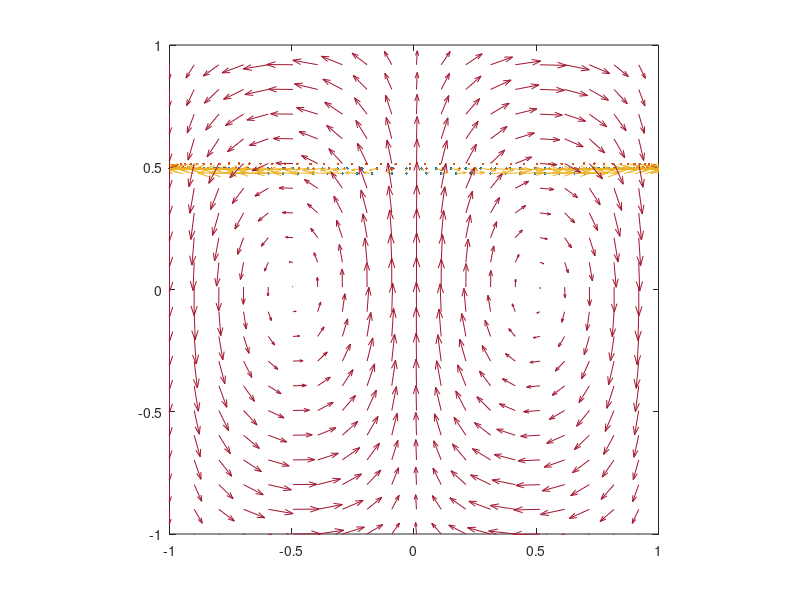
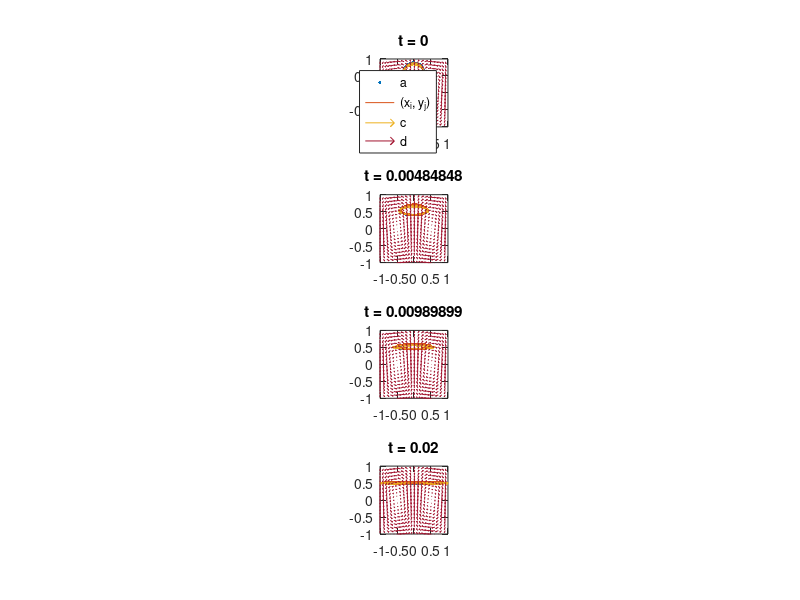

Write the MATLAB code that produced these figures, in order.
clear all;clc;
global n xc yc r
%% Definitions
n = 100;
xc = 0;
yc = 0.6;
r = 0.3;
L = 2;
dx = L/(n-1);
grid = -L/2:dx:L/2;
[x,y] = meshgrid(grid,grid);
c = 1;
dt = 0.01*dx/c;
tfinal = 1.6;
%% Velocity Field
u=-cos(pi*(x+0.5)).*sin(3*pi/8*y);
v=sin(pi*(x+0.5)).*cos(3*pi/8*y);
%% Boundary Conditions
ip = [2:n,1];
jp = ip;
im = [n,1:n-1];
jm = im;
xv = grid;
yv = grid;
%% Velocity at point (a,b)
a = 10;
b = 12;
ix = find(xv<=a,1,'last');
jx = find(yv<=b,1,'last');
uab = ...
    1/((xv(ip(ix))-xv(ix))*(yv(jp(jx))-yv(jx)))*...
    (u(ix,jx)*(xv(ip(ix))-a)*(yv(jp(jx))-b) + ...
    u(ip(ix),jx)* (a-xv(ix)) * (yv(jp(jx)) - b) + ...
    u(ix,jp(jx))*(xv(ip(ix))-a)*(b-yv(jx)) + ...
    u(ip(ix),jp(jx))*(a-xv(ix))*(b-yv(jx)));
vab = ...
    1/((xv(ip(ix))-xv(ix))*(yv(jp(jx))-yv(jx)))*...
    (v(ix,jx)*(xv(ip(ix))-a)*(yv(jp(jx))-b) + ...
    v(ip(ix),jx)* (a-xv(ix)) * (yv(jp(jx)) - b) + ...
    v(ix,jp(jx))*(xv(ip(ix))-a)*(b-yv(jx)) + ...
    v(ip(ix),jp(jx))*(a-xv(ix))*(b-yv(jx)));
%% Define x and y on T
theta = 0 : 2*pi/(n-1) : 2*pi;
xT = r.*cos(theta) + xc;
yT = r.*sin(theta) + yc;
xplot(:,1) = xT;
yplot(:,1) = yT;
%% Advection
q = 1:n/20:n;
xq = x(q,q);
yq = y(q,q);
uq =  u(q,q);
vq =  v(q,q);
for t = 1:114
    for istep = 1:n
        ix = find(xv<=xT(istep),1,'last');
        jx = find(yv<=yT(istep),1,'last');
        uab = ...
            1/((xv(ip(ix))-xv(ix))*(yv(jp(jx))-yv(jx)))*...
            (u(ix,jx)*(xv(ip(ix))-xT(istep))*(yv(jp(jx))-yT(istep)) + ...
            u(ip(ix),jx)* (xT(istep)-xv(ix)) * (yv(jp(jx)) - yT(istep)) + ...
            u(ix,jp(jx))*(xv(ip(ix))-xT(istep))*(yT(istep)-yv(jx)) + ...
            u(ip(ix),jp(jx))*(xT(istep)-xv(ix))*(yT(istep)-yv(jx)));
        vab = ...
            1/((xv(ip(ix))-xv(ix))*(yv(jp(jx))-yv(jx)))*...
            (v(ix,jx)*(xv(ip(ix))-xT(istep))*(yv(jp(jx))-yT(istep)) + ...
            v(ip(ix),jx)* (xT(istep)-xv(ix)) * (yv(jp(jx)) - yT(istep)) + ...
            v(ix,jp(jx))*(xv(ip(ix))-xT(istep))*(yT(istep)-yv(jx)) + ...
            v(ip(ix),jp(jx))*(xT(istep)-xv(ix))*(yT(istep)-yv(jx)));
        xTn(istep) = xT(istep) + c*dt/dx*uab;
        yTn(istep) = yT(istep) + c*dt/dx*vab;
        oxplot(istep,t) = xv(ix);
        oyplot(istep,t) = yv(jx);
        quplot(istep,t) = uab;
        qvplot(istep,t) = vab;
    end
    xT = xTn;
    yT = yTn;
    xplot(:,t+1) = xT;
    yplot(:,t+1) = yT;
    %     figure(1);
    %     plot(oxplot,oyplot,'.',xplot(:,t),yplot(:,t),'.');
    %     hold on;
    %     quiver(oxplot,oyplot,quplot,qvplot);
    %     quiver(xq,yq,uq,vq);
    %     axis([-1,1,0,1])
    %     axis('square')
    %     hold off;
    %     pause(0.001)
end
%% Plot of all time figure 1
q = 1:n/20:n;
xq = x(q,q);
yq = y(q,q);
uq =  u(q,q);
vq =  v(q,q);
figure(1);clf;
for ix = 1:t-1
    plot(oxplot(:,ix),oyplot(:,ix),'.',xplot(:,ix),yplot(:,ix),'.')
    hold on;
    quiver(oxplot(:,ix),oyplot(:,ix),quplot(:,ix),qvplot(:,ix));
    quiver(xq,yq,uq,vq)
    axis([-L/2 L/2 -L/2 L/2])
    axis('square')
    hold off;
    pause(0.001)
end
%% Plot of discrete times figure 2
figure(2)
mn = 4;
nn = 1;
subplot(mn,nn,1) % subplot 1
ix = 1;
plot(oxplot(:,ix),oyplot(:,ix),'.',xplot(:,ix),yplot(:,ix),'-')
hold on;
quiver(oxplot(:,ix),oyplot(:,ix),quplot(:,ix),qvplot(:,ix));
quiver(xq,yq,uq,vq)
axis([-L/2 L/2 -L/2 L/2])
title(sprintf('t = %g',dt*ix-dt))
hLegend = legend('a','(x_{i}, y_{j})','c','d','location','best')
axis('square')
hold off;
pause(0.001)
subplot(mn,nn,2) % subplot 2
ix = 25;
plot(oxplot(:,ix),oyplot(:,ix),'.',xplot(:,ix),yplot(:,ix),'.')
hold on;
quiver(oxplot(:,ix),oyplot(:,ix),quplot(:,ix),qvplot(:,ix));
quiver(xq,yq,uq,vq)
axis([-L/2 L/2 -L/2 L/2])
title(sprintf('t = %g',dt*ix-dt))
axis('square')
hold off;
pause(0.001)
subplot(mn,nn,3) % subplot 3
ix = 50;
plot(oxplot(:,ix),oyplot(:,ix),'.',xplot(:,ix),yplot(:,ix),'.')
hold on;
quiver(oxplot(:,ix),oyplot(:,ix),quplot(:,ix),qvplot(:,ix));
quiver(xq,yq,uq,vq)
axis([-L/2 L/2 -L/2 L/2])
title(sprintf('t = %g',dt*ix-dt))
axis('square')
hold off;
pause(0.001)
subplot(mn,nn,4) % subplot 4
ix = 100;
plot(oxplot(:,ix),oyplot(:,ix),'.',xplot(:,ix),yplot(:,ix),'.')
hold on;
quiver(oxplot(:,ix),oyplot(:,ix),quplot(:,ix),qvplot(:,ix));
quiver(xq,yq,uq,vq)
axis([-L/2 L/2 -L/2 L/2])
title(sprintf('t = %g',dt*ix-dt))
axis('square')
hold off;
pause(0.001)


